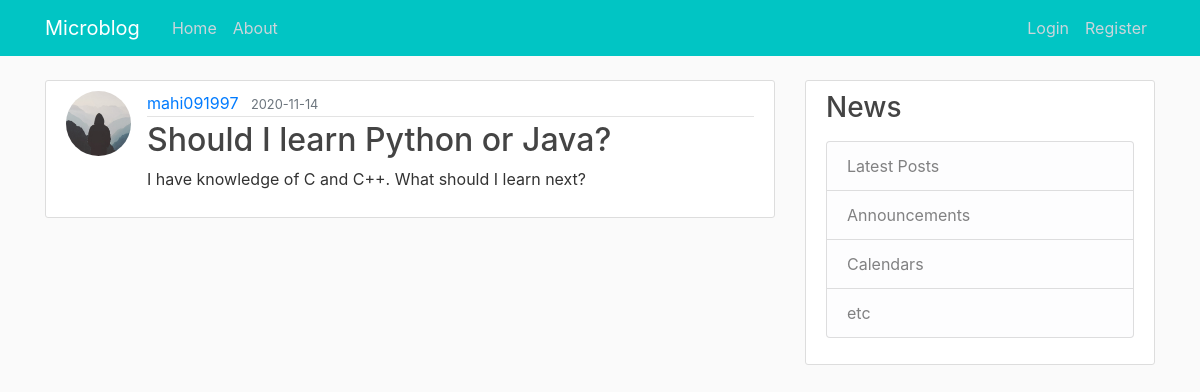
Screenshot of /post/2 with the database file from the repository.
### flask_blog/models.py (models this page shows, shortened)
class User(db.Model, UserMixin):
    id = db.Column(db.Integer, primary_key = True)
    username = db.Column(db.String(20), unique=True, nullable = False)
    email = db.Column(db.String(120), unique=True, nullable = False)
    image_file = db.Column(db.String(20), nullable = False, default='default.jpg')
    password = db.Column(db.String(60), nullable = False)
    posts = db.relationship('Post', backref = 'author', lazy = "dynamic")

class Post(db.Model):
    id = db.Column(db.Integer, primary_key = True)
    title = db.Column(db.String(100), nullable=False)
    date_posted = db.Column(db.DateTime, nullable=False, default=datetime.utcnow)
    content = db.Column(db.Text, nullable = False)
    user_id = db.Column(db.Integer, db.ForeignKey('user.id'), nullable = False)

### flask_blog/posts/routes.py (the view)
@posts.route('/post/<int:post_id>')
def post(post_id):
    post = Post.query.get_or_404(post_id)
    return render_template('post.html', title = post.title, post = post)

### flask_blog/templates/post.html (shortened to what this page needs)
{% extends "layouts.html" %}
{% block content %}
    <article class="media content-section">
        <img class = "rounded-circle article-img" src="{{url_for('static', filename = 'profile_pics/'+ post.author.image_file)}}">
        <div class="media-body">
            <div class="article-metadata">
                <a class="mr-2" href="{{ url_for('users.user_posts', username = post.author.username)}}">{{ post.author.username }}</a>
                <small class="text-muted">{{ post.date_posted.strftime('%Y-%m-%d') }}</small>
            </div>
            <h2 class="article-title">{{ post.title }}</h2>
            <p class="article-content">{{ post.content }}</p>
        </div>
    </article>
{% endblock content %}

### flask_blog/static/main.css (style rules this page uses)
body { background: #fafafa; color: #333333; margin-top: 5rem; }
h1, h2, h3, h4, h5, h6 { color: #444444; }
.content-section { background: #ffffff; padding: 10px 20px; border: 1px solid #dddddd; border-radius: 3px; margin-bottom: 20px; }
.article-title { color: #444444; }
.article-content { white-space: pre-line; }
.article-img { height: 65px; width: 65px; margin-right: 16px; }
.article-metadata { padding-bottom: 1px; margin-bottom: 4px; border-bottom: 1px solid #e3e3e3 }

### rows the page displays
User: image_file (placeholder picture), author.username "mahi091997"
Post: date_posted "2020-11-14", title "Should I learn Python or Java?", content "I have knowledge of C and C++. What should I learn next?"
